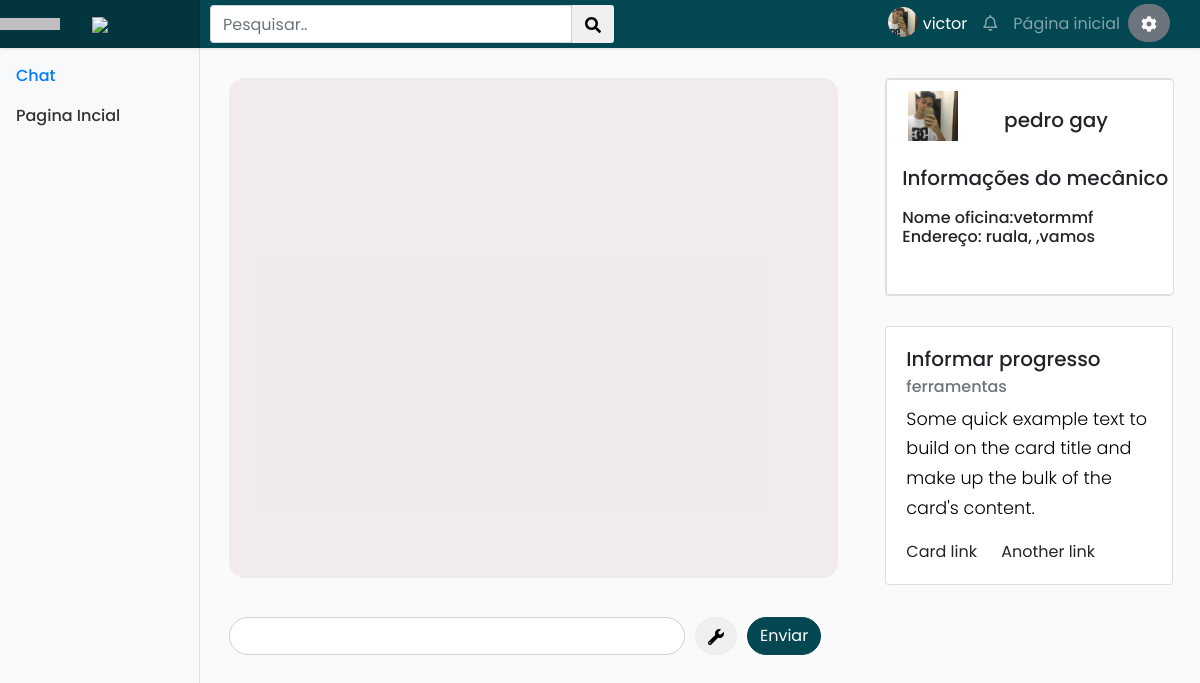
The page /chat.php?cod_servico=14 (signed in) on the database its author committed.
### tables this page shows
CREATE TABLE `mecanico` (
  `cod_mecanico` int(11) NOT NULL,
  `cod_login` int(11) NOT NULL,
  `cod_oficina` int(11) NOT NULL,
  `nome` varchar(30) NOT NULL,
  `rg` varchar(30) NOT NULL,
  `cpf` varchar(30) NOT NULL,
  `telefone` int(11) NOT NULL,
  `cep` int(11) NOT NULL,
  `estado` varchar(200) NOT NULL,
  `cidade` varchar(200) NOT NULL,
  `rua` varchar(11) NOT NULL,
  `sobrenome` varchar(200) NOT NULL,
  `bairro` varchar(200) NOT NULL,
  `complemento` varchar(200) NOT NULL,
  `celular` varchar(200) NOT NULL,
  `numero` varchar(200) NOT NULL
);

CREATE TABLE `oficina` (
  `cod_oficina` int(11) NOT NULL,
  `nome` varchar(200) NOT NULL,
  `rua` varchar(50) NOT NULL,
  `cidade` varchar(50) NOT NULL,
  `estado` varchar(50) NOT NULL,
  `cep` varchar(50) NOT NULL,
  `cnpj` varchar(200) NOT NULL,
  `cod_login` int(11) NOT NULL,
  `telefone` int(11) NOT NULL,
  `complemento` varchar(200) NOT NULL,
  `numero` varchar(200) NOT NULL,
  `bairro` varchar(200) NOT NULL,
  `celular` int(11) NOT NULL
);

### chat.php (the view, shortened to what this page needs)
<?php
if(!isset($_SESSION["system_control"]))
{
  ?>
  <script>
    alert("Acesso Inválido!");
    document.location.href = "login.php";
  </script>
  <?php
}
else{
  $system_control = $_SESSION["system_control"];
  $privilegio = $_SESSION["privilegio"];
  if($system_control == 1 && $privilegio == 0){
    require('connect.php');
    $cod_servico = $_GET['cod_servico'];
    ?>
    <!DOCTYPE html>
    <html>
    <head>
      <link rel="stylesheet" href="scss/main.css">
      <link rel="stylesheet" type="text/css" href="css/style.css">
</head>
<body style="overflow-x: hidden;">
  <div class="row">
    <nav class="col-md-2 d-none d-md-block bg-light sidebar">
      <div class="sidebar-sticky">
        <ul class="nav flex-column">
          <li class="nav-item">
            <a class="nav-link active" href="#">
              Chat <span class="sr-only">(current)</span>
            </a>
          </li>
          <li class="nav-item">
            <a class="nav-link" href="perfil_cliente.php">Pagina Incial</a>
          </li>
        </ul>
      </div>
    </nav>
    <main role="main" class="col-md-9 ml-sm-auto col-lg-10 px-4">
      <div class="row">
        <div class="col-8">
          <div id="screen" style="margin-top: 30px;" class="tela"></div> <br>
          <footer class="footer">
            <div class="container">
             <div class="form-row">
              <div class="col-9">
                <input class="form-control" id="message" size="40">
              </div>
              <div class="col-3">
                <button type="button" style="margin-right: 10px" class="btn btn-default" data-toggle="modal" data-target="#tools"><i class="fas fa-wrench"></i></button><button class="btn btn-primary" id="button"> Enviar </button>
              </div>
            </div></footer>
          </div>
          <?php
          $sql ="SELECT * FROM `servico` WHERE `cod_servico` = $cod_servico" ;
          $resultado = mysqli_query($conn,$sql);
          $vetor_cliente = mysqli_fetch_array($resultado);
          $cod_mecanico = $vetor_cliente['cod_mecanico'];
          $cod_oficina = $vetor_cliente['cod_oficina'];
          $sql_pesquisa ="SELECT * FROM `mecanico` WHERE `cod_mecanico` = $cod_mecanico" ;
          $resultado_pesquisa = mysqli_query($conn,$sql_pesquisa);
          $vetor_imagem = mysqli_fetch_array($resultado_pesquisa);
          $cod_login = $vetor_imagem['cod_login'];
          $sql_pesq ="SELECT * FROM `login` WHERE `cod_login` = $cod_login" ;
          $resultado_pesq = mysqli_query($conn,$sql_pesq);
          $vetor_final= mysqli_fetch_array($resultado_pesq);
          $imagem_cliente = $vetor_final['imagem'];
          $sql ="SELECT * FROM `oficina` WHERE `cod_oficina` = $cod_oficina" ;
          $resultado = mysqli_query($conn,$sql);
          $vetor_veiculo = mysqli_fetch_array($resultado);
          ?>
          <div class="col-4">
            <div class="card" style="margin-top:30px;width: 18rem;">
              <div class="card"  style="width: 18rem;">
                <table>
                  <tr>
                    <td><img  style="height: 50px;width: 50px;margin-top: 10px;margin-left: 20px;" src="<?php echo $imagem_cliente; ?>" alt="Card image cap"></td>
                    <td><?php
                    echo "<h5 style='margin-top:25px;'>" . $vetor_imagem['nome']. " " . $vetor_imagem['sobrenome'] . "</h5>";
                    ?></td>
                  </tr>
                </table><br> <h5 style="margin-left: 15px;">Informações do mecânico</h5>
                <?php
                echo "<h6 style='margin-left:15px;margin-top:10px;'>Nome oficina:".$vetor_veiculo['nome']. "<br>  Endereço: rua". $vetor_veiculo['rua'] .", ". $vetor_veiculo['numero'] . ",".$vetor_veiculo['bairro']."</h6>";
                ?>
                <div class="card-body">
                </div>
              </div>
            </div>
            <div class="card" style="margin-top:30px;width: 18rem;">
              <div class="card-body">
                <h5 class="card-title">Informar progresso</h5>
                <h6 class="card-subtitle mb-2 text-muted">ferramentas</h6>
                <p class="card-text">Some quick example text to build on the card title and make up the bulk of the card's content.</p>
                <a href="#" class="card-link">Card link</a>
                <a href="#" class="card-link">Another link</a>
              </div>
            </div>
          </div>
        </div>
      </main>
    </body>
    </html>
    <?php
  }
}
?>

### css/style.css (style rules this page uses)
body { font-family: 'Poppins', sans-serif; background: #fafafa; }
p { font-family: 'Poppins', sans-serif; font-size: 1.1em; font-weight: 300; line-height: 1.7em; color: #000; }
a, a:hover, a:focus { color: inherit; text-decoration: none; transition: all 0.3s; }
.navbar { padding: 15px 10px; background: #fff; border: none; border-radius: 0; margin-bottom: 40px; box-shadow: 1px 1px 3px rgba(0, 0, 0, 0.1); }

### css/dashboard.css (style rules this page uses)
.sidebar { position: fixed; top: 0; bottom: 0; left: 0; z-index: 100; padding: 48px 0 0; box-shadow: inset -1px 0 0 rgba(0, 0, 0, .1); }
.sidebar-sticky { position: relative; top: 0; height: calc(100vh - 48px); padding-top: .5rem; overflow-x: hidden; overflow-y: auto; }
.sidebar .nav-link { font-weight: 500; color: #333; }
.sidebar .nav-link.active { color: #007bff; }
[role="main"] { padding-top: 48px; }
.navbar-brand { padding-top: .75rem; padding-bottom: .75rem; font-size: 1rem; background-color: rgba(0, 0, 0, .25); box-shadow: inset -1px 0 0 rgba(0, 0, 0, .25); }

### chat.php (style rules this page uses)
.tela { width: 95%; height: 500px; background: #d8c2c247; border-radius: 1em; margin: 15px; overflow: scroll; overflow-x: hidden; }

### rows shown on the page
mecanico: nome "pedro gay"
oficina: nome "vetormmf", rua "la", bairro "vamos"
